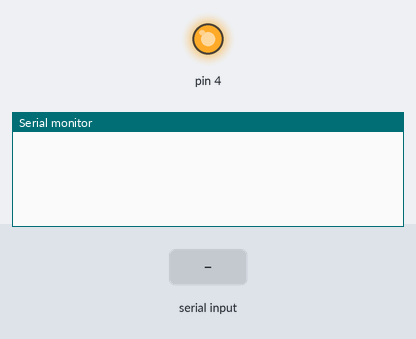
Bench run of a sketch on a simulated Arduino Uno, built with avr-gcc and run on an emulated ATmega328P. On the bench: output pins drawn as LEDs (lit = HIGH), the last lines printed to the serial monitor. The test bench sets the inputs (shaded band).

Above: at 1.2 s.
1.3 s: "z" received over Serial
At 2.9 s:
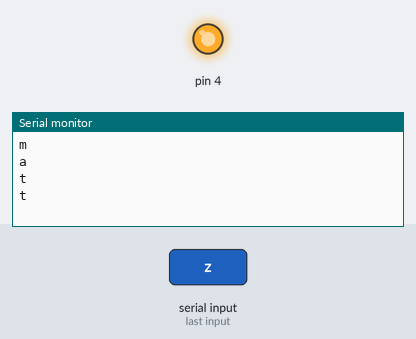
3.4 s: "z" received over the second serial link
At 4.6 s:
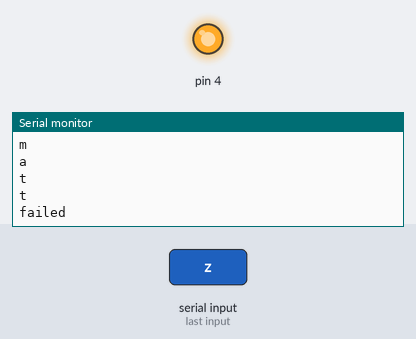
4.9 s: "1" received over the second serial link
At 5.9 s:
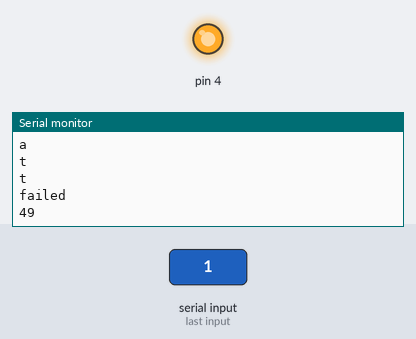

Measured:
- after the input at 1.3 s, the serial monitor: prints a new line after 0.30 s (image 1)
- after the input at 3.4 s, the serial monitor: prints a new line at once (image 2)
- after the input at 4.9 s, the serial monitor: prints a new line at once (image 3)

The sketch:

Remote_Start_Test.ino
```cpp
#include <SoftwareSerial.h>

SoftwareSerial mySerial(5, 6); // RX, TX

static constexpr char STX = 2; // beginning of start request, password to follow
static constexpr char ENQ = 5; // ping
static constexpr char ACK = 6; // reply
static constexpr char DC1 = 17; // request battery level
static constexpr char CAN = 24; // cancel

static constexpr char password[5] = "matt";
static constexpr int passwordLen = 4;

static constexpr unsigned long timeout = 20000; // ms

void setup() {
  Serial.begin(9600);
  mySerial.begin(1200);
  pinMode(4, OUTPUT);
  digitalWrite(4, 1);
}

void loop(){
  if (mySerial.available()){
    byte c = (byte)mySerial.read();
    if (c == ACK)
      Serial.println("ACK");
    else if (c > 127)
      Serial.println((int)(c - 128));
    else
      Serial.println(c);
  }
  if (Serial.available()){
    byte c = (byte)Serial.read();
    if (c == 'z')
    {
      mySerial.write(STX);
      for (int i = 0; i < passwordLen; i++)
      {
        delay(300);
        mySerial.write(password[i]);
        Serial.println(password[i]);
      }
      unsigned long requestTime = millis();
      while (millis() - requestTime < timeout)
      {
        if (mySerial.available())
        {
          byte c = (byte)mySerial.read();
          if (c == '1')
            Serial.println("Success!");
          else
            Serial.println("failed");
          break;
        }
      }
    }
    else if (c == 'x')
      mySerial.write(ENQ);
    else if (c == 'c')
      mySerial.write(DC1);
    else if (c == 'v')
      mySerial.write(CAN);
    else
      mySerial.write(c);
  }
}
```
